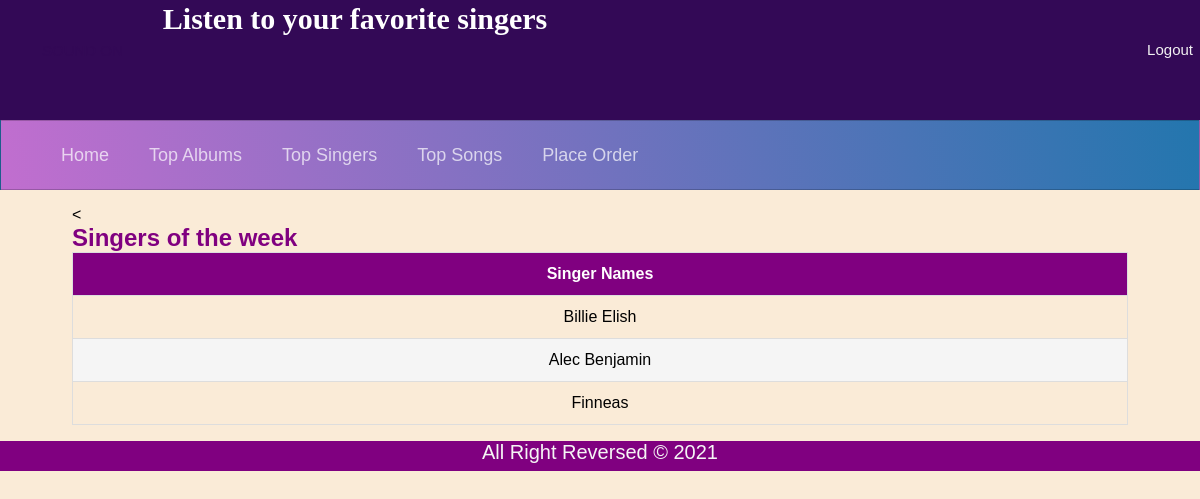
/topsingers.php, run on the app's committed database.
### tables this page shows
CREATE TABLE `artist` (
  `artist_id` int(100) NOT NULL,
  `artist_name` varchar(255) NOT NULL,
  `artist_email` varchar(255) NOT NULL,
  `total_album` varchar(255) NOT NULL
);

### topsingers.php (the view, shortened to what this page needs)
<?php
include 'connection.php';
$sql="SELECT * from artist";
$result = $con->query($sql);
?>
<!DOCTYPE html>
<html>
<head>
    <link rel="stylesheet" href="assets/css/userstyle.css">
    <link rel="stylesheet" href="assets/css/mainIndex.css">
    <link rel="stylesheet" href="assets/css/tablestyle.css">
</head>
<body>
    <div class="container">
        <div class="header">
            <div class="hdtext">
                <a class="active" id="sound" href="#">Sound On</a></div>
            <h1>Listen to your favorite singers</h1>
            <a href="logout.php">Logout</a>
        </div>
        <nav class="navbar">
        <ul class="main-nav" id="js-menu">
        <li>
                <a href="Userpage.php" class="nav-links">Home</a>
            </li>
            <li>
                <a href="Userpage.php" class="nav-links">Top Albums</a>
            </li>
                <a href="topsingers.php" class="nav-links">Top Singers</a>
            <li>
                <a href="topsongs.php" class="nav-links">Top Songs</a>
            </li>
            <li>
                <a href="order.php" class="nav-links">Place Order</a>
            </li>
        </ul>
    </nav>
    <div class = "products">
        <div class = "containerM">
        <<h2 style="color:purple;">Singers of the week</h2>
<table class="table">
  <thead>
      <tr>
       <th>Singer Names</th>
  </thead>
  <tbody>
  <?php
         if ($result->num_rows > 0) {
             while ($row = $result->fetch_assoc()) {
     ?>
                 <tr>
                 <td data-label="Artist Name"><?php echo $row['artist_name']; ?></td>
     <?php		}
         }
     ?>
  </tbody>
</table>
        </div>
    </div>
    </div>
    <div class="footer" style="position:relative; top:90%;">
        <p>All Right Reversed &copy; 2021</p>
    </div>
    </body>
</html>

### assets/css/userstyle.css (style rules this page uses)
body { margin: 0; font-family: Arial, Helvetica, sans-serif; background-color: antiquewhite; }
* { box-sizing: border-box; padding: 0; margin: 0; }
.container { background-color: antiquewhite; }
.footer { position: relative; left: 0; bottom: 0; width: 100%; background-color: purple; color: white; text-align: center; height: 30px; }
.footer p { color: whitesmoke; font-size: 20px; }
.header { display: block; background-color:#330956; color: #ffffff; padding: 2px; height: 120px; font-size: 15px; width: 100%; }
.header .hdtext a.active { float: left; padding: 20px; margin: 20px; display: block; text-transform: uppercase; margin-right: 20px; color: #330956; }
.header a { float: right; color: #f2f2f2; text-decoration: none; font-size: 15px; padding: 5px; }
.header h1 { font-family: cursive; }
.navbar { font-size: 18px; background-image: linear-gradient(260deg, #2376ae 0%, #c16ecf 100%); border: 1px solid rgba(0, 0, 0, 0.2); padding-bottom: 10px; }
.main-nav { list-style-type: none; display: none; }
.nav-links, .logo { text-decoration: none; color: rgba(255, 255, 255, 0.7); }
.main-nav li { text-align: center; margin: 15px auto; }
.active { display: block; }
.footer { background-color: purple; color: azure; }
.footer p { text-align: center; color: whitesmoke; }
@media screen and (min-width: 768px) { .navbar { display: flex; justify-content: flex-start; padding-bottom: 0; height: 70px; align-items: center; } }
@media screen and (min-width: 768px) { .main-nav { display: flex; margin-right: 30px; flex-direction: row; justify-content: flex-end; } }
@media screen and (min-width: 768px) { .main-nav li { margin: 0; } }
@media screen and (min-width: 768px) { .nav-links { margin-left: 40px; } }

### assets/css/mainIndex.css (style rules this page uses)
.containerM { width: 88vw; margin: 0 auto; }
.products { background: var(--alice-blue); padding: 1rem 0; }

### assets/css/tablestyle.css (style rules this page uses)
.table { width: 100%; border-collapse: collapse; }
.table td,.table th { padding:12px 15px; border:1px solid #ddd; text-align: center; font-size:16px; }
.table th { background-color: purple; color:#ffffff; }
.table tbody tr:nth-child(even) { background-color: #f5f5f5; }

### data on the page
artist: artist_name "Billie Elish"
artist: artist_name "Alec Benjamin"
artist: artist_name "Finneas"
